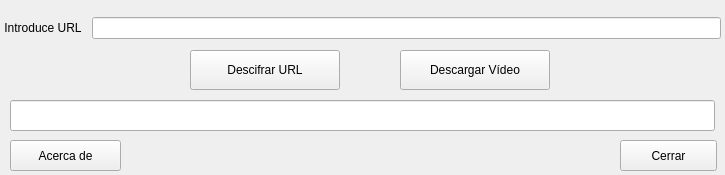
<?xml version="1.0" encoding="UTF-8"?>
<ui version="4.0">
 <class>Destelevid</class>
 <widget class="QMainWindow" name="Destelevid">
  <property name="geometry">
   <rect>
    <x>0</x>
    <y>0</y>
    <width>725</width>
    <height>175</height>
   </rect>
  </property>
  <property name="minimumSize">
   <size>
    <width>725</width>
    <height>0</height>
   </size>
  </property>
  <property name="maximumSize">
   <size>
    <width>725</width>
    <height>337</height>
   </size>
  </property>
  <property name="windowTitle">
   <string>Destelevid</string>
  </property>
  <property name="windowIcon">
   <iconset resource="src/icons.qrc">
    <normaloff>:/destelevid/Destelevid.png</normaloff>:/destelevid/Destelevid.png</iconset>
  </property>
  <property name="autoFillBackground">
   <bool>false</bool>
  </property>
  <property name="unifiedTitleAndToolBarOnMac">
   <bool>false</bool>
  </property>
  <widget class="QWidget" name="centralwidget">
   <widget class="QWidget" name="gridLayoutWidget">
    <property name="geometry">
     <rect>
      <x>0</x>
      <y>10</y>
      <width>721</width>
      <height>36</height>
     </rect>
    </property>
    <layout class="QGridLayout" name="gridLayout">
     <item row="0" column="1">
      <widget class="QLineEdit" name="lineEdit">
       <property name="font">
        <font>
         <family>Monospace</family>
        </font>
       </property>
      </widget>
     </item>
     <item row="0" column="0">
      <widget class="QPushButton" name="botonintroduce">
       <property name="text">
        <string>Introduce URL</string>
       </property>
       <property name="icon">
        <iconset resource="src/icons.qrc">
         <normaloff>:/info/info.png</normaloff>:/info/info.png</iconset>
       </property>
       <property name="flat">
        <bool>true</bool>
       </property>
      </widget>
     </item>
    </layout>
   </widget>
   <widget class="QPushButton" name="botondescargar">
    <property name="geometry">
     <rect>
      <x>400</x>
      <y>50</y>
      <width>150</width>
      <height>40</height>
     </rect>
    </property>
    <property name="text">
     <string>Descargar Vídeo</string>
    </property>
    <property name="icon">
     <iconset resource="src/icons.qrc">
      <normaloff>:/descargas/descarga.png</normaloff>:/descargas/descarga.png</iconset>
    </property>
   </widget>
   <widget class="QPushButton" name="botondescifrar">
    <property name="geometry">
     <rect>
      <x>190</x>
      <y>50</y>
      <width>150</width>
      <height>40</height>
     </rect>
    </property>
    <property name="text">
     <string>Descifrar URL</string>
    </property>
    <property name="icon">
     <iconset resource="src/icons.qrc">
      <normaloff>:/gear/gear-1.png</normaloff>:/gear/gear-1.png</iconset>
    </property>
   </widget>
   <widget class="QPushButton" name="botonacercade">
    <property name="geometry">
     <rect>
      <x>10</x>
      <y>140</y>
      <width>111</width>
      <height>31</height>
     </rect>
    </property>
    <property name="text">
     <string>Acerca de</string>
    </property>
    <property name="icon">
     <iconset resource="src/icons.qrc">
      <normaloff>:/acercade/about.png</normaloff>:/acercade/about.png</iconset>
    </property>
   </widget>
   <widget class="QPushButton" name="botoncerrar">
    <property name="geometry">
     <rect>
      <x>620</x>
      <y>140</y>
      <width>97</width>
      <height>31</height>
     </rect>
    </property>
    <property name="text">
     <string>Cerrar</string>
    </property>
    <property name="icon">
     <iconset resource="src/icons.qrc">
      <normaloff>:/cerrar/close.png</normaloff>:/cerrar/close.png</iconset>
    </property>
   </widget>
   <widget class="QLineEdit" name="lineEdit_2">
    <property name="geometry">
     <rect>
      <x>10</x>
      <y>100</y>
      <width>705</width>
      <height>31</height>
     </rect>
    </property>
    <property name="font">
     <font>
      <family>Monospace</family>
     </font>
    </property>
   </widget>
  </widget>
  <action name="actionCerrar">
   <property name="text">
    <string>Cerrar</string>
   </property>
  </action>
  <action name="actionAcerca_de">
   <property name="text">
    <string>Acerca de</string>
   </property>
  </action>
  <action name="actionServicios_soportados">
   <property name="text">
    <string>Servicios soportados</string>
   </property>
  </action>
 </widget>
 <resources>
  <include location="src/icons.qrc"/>
 </resources>
 <connections/>
</ui>
